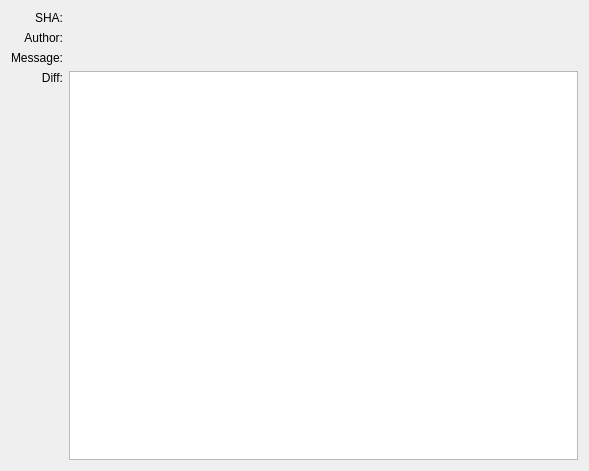
<?xml version="1.0" encoding="UTF-8"?>
<ui version="4.0">
 <class>commitWidget</class>
 <widget class="QWidget" name="commitWidget">
  <property name="geometry">
   <rect>
    <x>0</x>
    <y>0</y>
    <width>589</width>
    <height>471</height>
   </rect>
  </property>
  <property name="windowTitle">
   <string>Commit Widget</string>
  </property>
  <layout class="QGridLayout" name="gridLayout">
   <item row="0" column="0">
    <widget class="QLabel" name="label">
     <property name="text">
      <string>SHA:</string>
     </property>
     <property name="alignment">
      <set>Qt::AlignRight|Qt::AlignTop|Qt::AlignTrailing</set>
     </property>
    </widget>
   </item>
   <item row="0" column="1">
    <widget class="QLabel" name="shaLabel">
     <property name="text">
      <string/>
     </property>
    </widget>
   </item>
   <item row="1" column="0">
    <widget class="QLabel" name="label_3">
     <property name="text">
      <string>Author:</string>
     </property>
     <property name="alignment">
      <set>Qt::AlignRight|Qt::AlignTop|Qt::AlignTrailing</set>
     </property>
    </widget>
   </item>
   <item row="1" column="1">
    <widget class="QLabel" name="authorLabel">
     <property name="text">
      <string/>
     </property>
    </widget>
   </item>
   <item row="2" column="0">
    <widget class="QLabel" name="label_7">
     <property name="text">
      <string>Message:</string>
     </property>
     <property name="alignment">
      <set>Qt::AlignRight|Qt::AlignTop|Qt::AlignTrailing</set>
     </property>
    </widget>
   </item>
   <item row="2" column="1">
    <widget class="QLabel" name="messageLabel">
     <property name="frameShape">
      <enum>QFrame::NoFrame</enum>
     </property>
     <property name="text">
      <string/>
     </property>
    </widget>
   </item>
   <item row="3" column="0">
    <widget class="QLabel" name="label_9">
     <property name="text">
      <string>Diff:</string>
     </property>
     <property name="alignment">
      <set>Qt::AlignRight|Qt::AlignTop|Qt::AlignTrailing</set>
     </property>
     <property name="buddy">
      <cstring>diffTextBrowser</cstring>
     </property>
    </widget>
   </item>
   <item row="3" column="1">
    <widget class="QTextBrowser" name="diffTextBrowser"/>
   </item>
  </layout>
 </widget>
 <resources>
  <include location="../icons.qrc"/>
 </resources>
 <connections/>
</ui>
